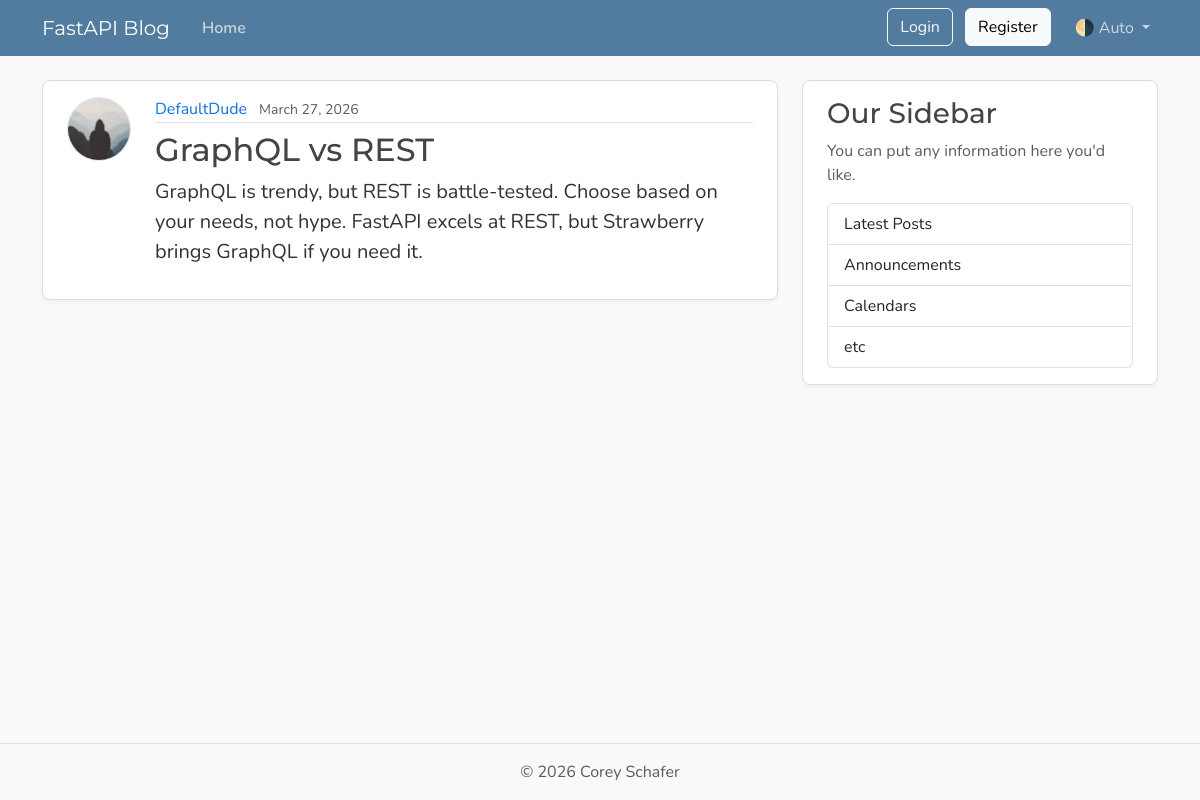
/posts/3, run on an earlier commit of the app's database.
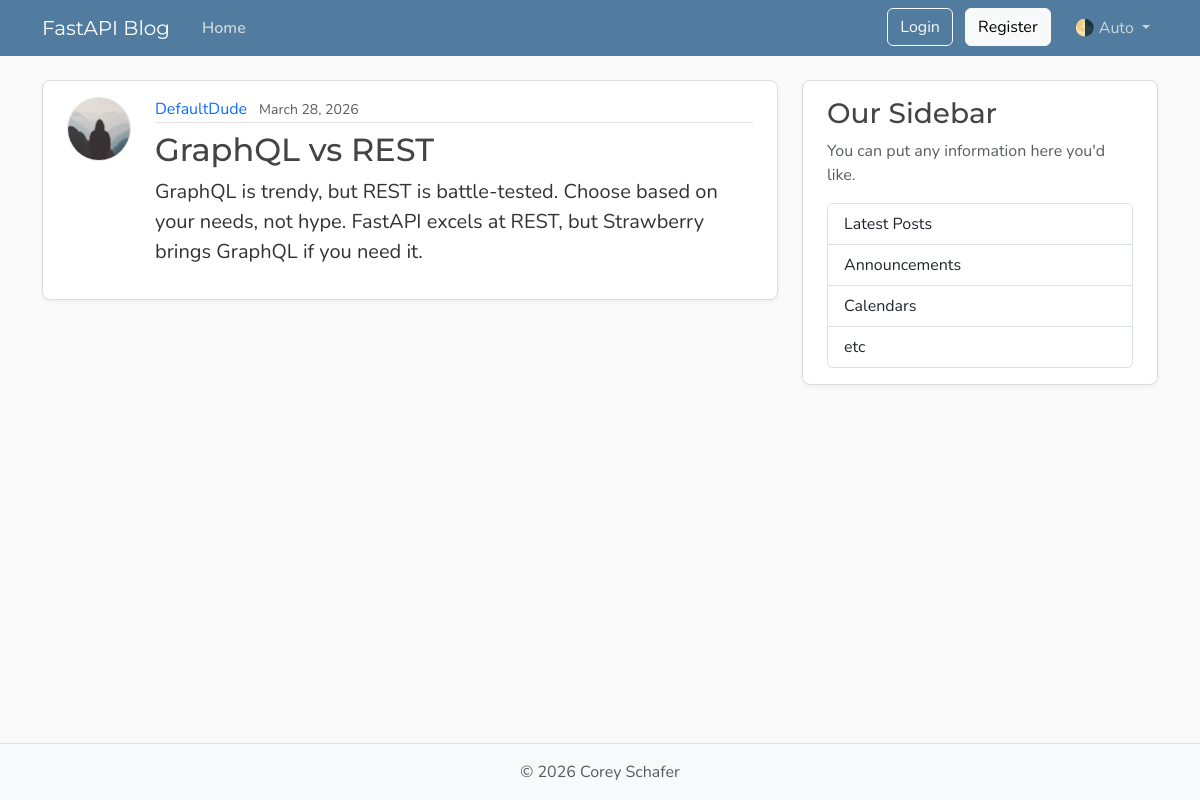
And on a later commit of the database.
### models.py (models this page shows)
class Post(Base):
    __tablename__ = "posts"
    id: Mapped[int] = mapped_column(Integer, primary_key=True, index=True)
    title: Mapped[str] = mapped_column(String(100), nullable=False)
    content: Mapped[str] = mapped_column(Text, nullable=False)
    user_id: Mapped[int] = mapped_column(
        ForeignKey("users.id"),
        nullable=False,
        index=True,
    )
    date_posted: Mapped[datetime] = mapped_column(
        DateTime(timezone=True),
        default=lambda: datetime.now(UTC),
    )
    author: Mapped[User] = relationship(back_populates="posts")

### main.py (the view)
@app.get("/posts/{post_id}", include_in_schema=False)
async def post_page(
    request: Request, post_id: int, db: Annotated[AsyncSession, Depends(get_db)]
):
    result = await db.execute(
        select(models.Post)
        .options(selectinload(models.Post.author))
        .where(models.Post.id == post_id),
    )
    post = result.scalars().first()
    if post:
        title = post.title[:50]
        return templates.TemplateResponse(
            request,
            "post.html",
            {"post": post, "title": title},
        )
    raise HTTPException(status_code=status.HTTP_404_NOT_FOUND, detail="Post not found")

### templates/post.html (shortened to what this page needs)
{% extends "layout.html" %}
{% block content %}
    <article class="content-section py-3 px-4 mb-4">
        <div class="d-flex align-items-start gap-4">
            <img class="rounded-circle article-img flex-shrink-0"
                 src="{{ post.author.image_path }}"
                 alt="{{ post.author.username }}'s profile picture"
                 width="64"
                 height="64"
                 loading="lazy">
            <div class="flex-grow-1">
                <div class="article-metadata mb-2">
                    <a class="me-2"
                       href="{{ url_for('user_posts', user_id=post.author.id) }}">{{ post.author.username }}</a>
                    <small class="text-body-secondary">{{ post.date_posted.strftime("%B %d, %Y") }}</small>
                </div>
                <h2 class="article-title">{{ post.title }}</h2>
                <p class="article-content">{{ post.content }}</p>
            </div>
        </div>
    </article>
{% endblock content %}

What changed in the data, as far as the page shows it:
changed Post "GraphQL vs REST": date_posted "March 27, 2026" → "March 28, 2026"
